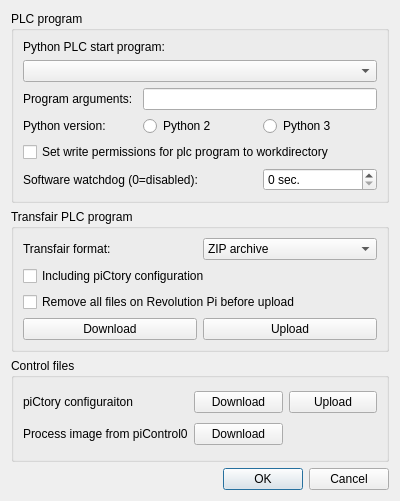
<?xml version="1.0" encoding="UTF-8"?>
<ui version="4.0">
 <class>diag_program</class>
 <widget class="QDialog" name="diag_program">
  <property name="geometry">
   <rect>
    <x>0</x>
    <y>0</y>
    <width>400</width>
    <height>501</height>
   </rect>
  </property>
  <property name="windowTitle">
   <string>PLC program</string>
  </property>
  <layout class="QVBoxLayout" name="verticalLayout">
   <item>
    <widget class="QGroupBox" name="gb_plc">
     <property name="title">
      <string>PLC program</string>
     </property>
     <layout class="QGridLayout" name="gridLayout">
      <item row="1" column="0" colspan="3">
       <widget class="QComboBox" name="cbb_plcprogram"/>
      </item>
      <item row="3" column="2">
       <widget class="QRadioButton" name="rbn_pythonversion_3">
        <property name="text">
         <string>Python 3</string>
        </property>
       </widget>
      </item>
      <item row="4" column="0" colspan="3">
       <widget class="QCheckBox" name="cbx_plcworkdir_set_uid">
        <property name="text">
         <string>Set write permissions for plc program to workdirectory</string>
        </property>
       </widget>
      </item>
      <item row="0" column="0" colspan="3">
       <widget class="QLabel" name="lbl_plcprogram">
        <property name="text">
         <string>Python PLC start program:</string>
        </property>
       </widget>
      </item>
      <item row="3" column="0">
       <widget class="QLabel" name="lbl_pythonversion">
        <property name="text">
         <string>Python version:</string>
        </property>
       </widget>
      </item>
      <item row="3" column="1">
       <widget class="QRadioButton" name="rbn_pythonversion_2">
        <property name="text">
         <string>Python 2</string>
        </property>
       </widget>
      </item>
      <item row="2" column="0">
       <widget class="QLabel" name="lbl_plcarguments">
        <property name="text">
         <string>Program arguments:</string>
        </property>
       </widget>
      </item>
      <item row="2" column="1" colspan="2">
       <widget class="QLineEdit" name="txt_plcarguments"/>
      </item>
      <item row="5" column="2">
       <widget class="QSpinBox" name="sbx_plcprogram_watchdog">
        <property name="suffix">
         <string> sec.</string>
        </property>
        <property name="maximum">
         <number>600</number>
        </property>
       </widget>
      </item>
      <item row="5" column="0" colspan="2">
       <widget class="QLabel" name="lbl_plcprogram_watchdog">
        <property name="text">
         <string>Software watchdog (0=disabled):</string>
        </property>
       </widget>
      </item>
     </layout>
    </widget>
   </item>
   <item>
    <widget class="QGroupBox" name="cb_transfair">
     <property name="title">
      <string>Transfair PLC program</string>
     </property>
     <layout class="QGridLayout" name="gridLayout_2">
      <item row="0" column="1">
       <widget class="QComboBox" name="cbb_format">
        <item>
         <property name="text">
          <string>ZIP archive</string>
         </property>
        </item>
        <item>
         <property name="text">
          <string>TGZ archive</string>
         </property>
        </item>
       </widget>
      </item>
      <item row="3" column="1">
       <widget class="QPushButton" name="btn_program_upload">
        <property name="text">
         <string>Upload</string>
        </property>
       </widget>
      </item>
      <item row="3" column="0">
       <widget class="QPushButton" name="btn_program_download">
        <property name="text">
         <string>Download</string>
        </property>
       </widget>
      </item>
      <item row="0" column="0">
       <widget class="QLabel" name="lbl_format">
        <property name="text">
         <string>Transfair format:</string>
        </property>
       </widget>
      </item>
      <item row="1" column="0" colspan="2">
       <widget class="QCheckBox" name="cbx_pictory">
        <property name="text">
         <string>Including piCtory configuration</string>
        </property>
       </widget>
      </item>
      <item row="2" column="0" colspan="2">
       <widget class="QCheckBox" name="cbx_clear">
        <property name="text">
         <string>Remove all files on Revolution Pi before upload</string>
        </property>
       </widget>
      </item>
     </layout>
    </widget>
   </item>
   <item>
    <widget class="QGroupBox" name="gb_control">
     <property name="title">
      <string>Control files</string>
     </property>
     <layout class="QGridLayout" name="gridLayout_3">
      <item row="1" column="1">
       <widget class="QPushButton" name="btn_procimg_download">
        <property name="text">
         <string>Download</string>
        </property>
       </widget>
      </item>
      <item row="0" column="1">
       <widget class="QPushButton" name="btn_pictory_download">
        <property name="text">
         <string>Download</string>
        </property>
       </widget>
      </item>
      <item row="0" column="2">
       <widget class="QPushButton" name="btn_pictory_upload">
        <property name="text">
         <string>Upload</string>
        </property>
       </widget>
      </item>
      <item row="0" column="0">
       <widget class="QLabel" name="lbl_pictory">
        <property name="text">
         <string>piCtory configuraiton</string>
        </property>
       </widget>
      </item>
      <item row="1" column="0">
       <widget class="QLabel" name="lbl_procimg">
        <property name="text">
         <string>Process image from piControl0</string>
        </property>
       </widget>
      </item>
     </layout>
    </widget>
   </item>
   <item>
    <widget class="QDialogButtonBox" name="btn_box">
     <property name="orientation">
      <enum>Qt::Horizontal</enum>
     </property>
     <property name="standardButtons">
      <set>QDialogButtonBox::Cancel|QDialogButtonBox::Ok</set>
     </property>
    </widget>
   </item>
  </layout>
 </widget>
 <tabstops>
  <tabstop>cbb_plcprogram</tabstop>
  <tabstop>txt_plcarguments</tabstop>
  <tabstop>rbn_pythonversion_2</tabstop>
  <tabstop>rbn_pythonversion_3</tabstop>
  <tabstop>cbx_plcworkdir_set_uid</tabstop>
  <tabstop>cbb_format</tabstop>
  <tabstop>cbx_pictory</tabstop>
  <tabstop>cbx_clear</tabstop>
  <tabstop>btn_program_download</tabstop>
  <tabstop>btn_program_upload</tabstop>
  <tabstop>btn_pictory_download</tabstop>
  <tabstop>btn_pictory_upload</tabstop>
  <tabstop>btn_procimg_download</tabstop>
 </tabstops>
 <resources/>
 <connections>
  <connection>
   <sender>btn_box</sender>
   <signal>accepted()</signal>
   <receiver>diag_program</receiver>
   <slot>accept()</slot>
   <hints>
    <hint type="sourcelabel">
     <x>257</x>
     <y>490</y>
    </hint>
    <hint type="destinationlabel">
     <x>157</x>
     <y>274</y>
    </hint>
   </hints>
  </connection>
  <connection>
   <sender>btn_box</sender>
   <signal>rejected()</signal>
   <receiver>diag_program</receiver>
   <slot>reject()</slot>
   <hints>
    <hint type="sourcelabel">
     <x>325</x>
     <y>490</y>
    </hint>
    <hint type="destinationlabel">
     <x>286</x>
     <y>274</y>
    </hint>
   </hints>
  </connection>
 </connections>
</ui>
